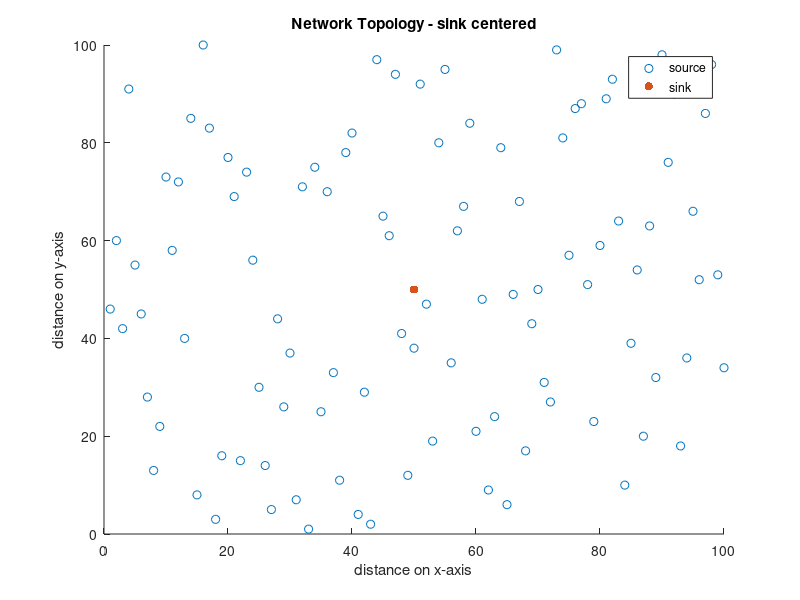

Here is the MATLAB script that generated this plot: (Note: this script raises an error after producing the figure.)
clear; clc; close all;
rng(24); %set the random seed!

%% WSN Parameters
N = 100; %The number of sensors
area_width = 100;  area_height = 100;
eta_short = 10;     %nJ/bit/m2;
eta_long = 0.0013;  %nJ/bit/m4;
d0 = sqrt(eta_short/eta_long); 
E_initial = 2e9; % in nJ (the starting energy)
E_elec = 50; E_agg = 50;
k = 625*8; %number_of_bits per cycle
R = 30;  %threshold for one-hop/dual-hop transmission

func_tx_energy = @(E,eta,exp,d) max(0, E - (k*(E_elec + E_agg) + k*eta*d.^exp));
func_rx_energy = @(E, n) max(0, E - (n*k*E_elec));

%% Generating the location of sensors
locs = cat(1, randperm(area_width), randperm(area_height))';
% assert no node existance @ the network center
for i=1:size(locs,2)
    if locs(i,:) == [50 50]
        locs(i,:) = locs(i,:) + randi([1,20], 1 , 2);
    end
end
% Add the sink node @ the network center
f1 = figure('Name', 'Network Topology - - sink centered');
scatter(locs(:,1),locs(:,2));
hold on
scatter(50,50,'filled');
locs = cat(1, locs, [50, 50]);
legend('source', 'sink');
title('Network Topology - sink centered');
xlabel('distance on x-axis');
ylabel('distance on y-axis');
% saveas(f1, [pwd '/Figures/network_topology_Sink_Centered']);
%% Calculate the distances
dists = sqrt(sum((locs-[50 50]).^2,2));
%% Sort Nodes according to Distances
[dists, ids] = sort(dists);
locs = locs(ids,:);
%% remove sink to end of vectors
dists = [dists(2:end); dists(1)];
locs = [locs(2:end,:); locs(1,:)];

%% GO on cycles!
    % Initiate the energy
energy = E_initial*ones(1,N+1);
active_nodes =(N);
heads = CH_election(5, 5, energy, locs, dists, d0);